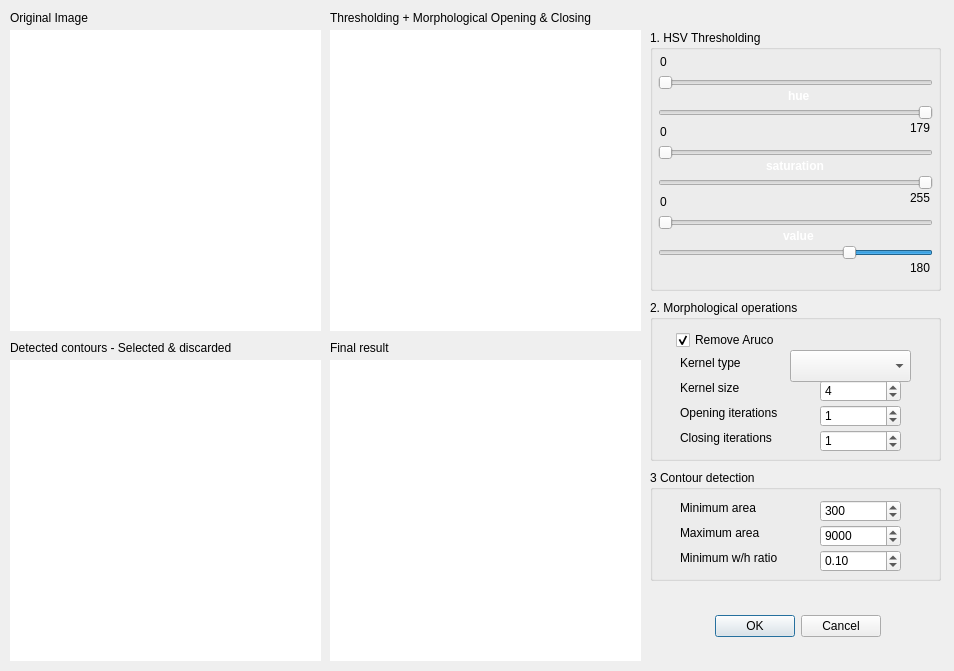
<?xml version="1.0" encoding="UTF-8"?>
<ui version="4.0">
 <class>Form</class>
 <widget class="QWidget" name="Form">
  <property name="geometry">
   <rect>
    <x>0</x>
    <y>0</y>
    <width>954</width>
    <height>671</height>
   </rect>
  </property>
  <property name="windowTitle">
   <string>Hold Detection</string>
  </property>
  <widget class="QLabel" name="label_imgOriginal">
   <property name="geometry">
    <rect>
     <x>10</x>
     <y>30</y>
     <width>311</width>
     <height>301</height>
    </rect>
   </property>
   <property name="palette">
    <palette>
     <active>
      <colorrole role="Window">
       <brush brushstyle="SolidPattern">
        <color alpha="255">
         <red>255</red>
         <green>255</green>
         <blue>255</blue>
        </color>
       </brush>
      </colorrole>
     </active>
     <inactive>
      <colorrole role="Window">
       <brush brushstyle="SolidPattern">
        <color alpha="255">
         <red>255</red>
         <green>255</green>
         <blue>255</blue>
        </color>
       </brush>
      </colorrole>
     </inactive>
     <disabled>
      <colorrole role="Base">
       <brush brushstyle="SolidPattern">
        <color alpha="255">
         <red>255</red>
         <green>255</green>
         <blue>255</blue>
        </color>
       </brush>
      </colorrole>
      <colorrole role="Window">
       <brush brushstyle="SolidPattern">
        <color alpha="255">
         <red>255</red>
         <green>255</green>
         <blue>255</blue>
        </color>
       </brush>
      </colorrole>
     </disabled>
    </palette>
   </property>
   <property name="autoFillBackground">
    <bool>true</bool>
   </property>
   <property name="text">
    <string/>
   </property>
  </widget>
  <widget class="QLabel" name="label_imgContours">
   <property name="geometry">
    <rect>
     <x>10</x>
     <y>360</y>
     <width>311</width>
     <height>301</height>
    </rect>
   </property>
   <property name="palette">
    <palette>
     <active>
      <colorrole role="Window">
       <brush brushstyle="SolidPattern">
        <color alpha="255">
         <red>255</red>
         <green>255</green>
         <blue>255</blue>
        </color>
       </brush>
      </colorrole>
     </active>
     <inactive>
      <colorrole role="Window">
       <brush brushstyle="SolidPattern">
        <color alpha="255">
         <red>255</red>
         <green>255</green>
         <blue>255</blue>
        </color>
       </brush>
      </colorrole>
     </inactive>
     <disabled>
      <colorrole role="Base">
       <brush brushstyle="SolidPattern">
        <color alpha="255">
         <red>255</red>
         <green>255</green>
         <blue>255</blue>
        </color>
       </brush>
      </colorrole>
      <colorrole role="Window">
       <brush brushstyle="SolidPattern">
        <color alpha="255">
         <red>255</red>
         <green>255</green>
         <blue>255</blue>
        </color>
       </brush>
      </colorrole>
     </disabled>
    </palette>
   </property>
   <property name="autoFillBackground">
    <bool>true</bool>
   </property>
   <property name="text">
    <string/>
   </property>
  </widget>
  <widget class="QLabel" name="label_imgThreshold">
   <property name="geometry">
    <rect>
     <x>330</x>
     <y>30</y>
     <width>311</width>
     <height>301</height>
    </rect>
   </property>
   <property name="palette">
    <palette>
     <active>
      <colorrole role="Window">
       <brush brushstyle="SolidPattern">
        <color alpha="255">
         <red>255</red>
         <green>255</green>
         <blue>255</blue>
        </color>
       </brush>
      </colorrole>
     </active>
     <inactive>
      <colorrole role="Window">
       <brush brushstyle="SolidPattern">
        <color alpha="255">
         <red>255</red>
         <green>255</green>
         <blue>255</blue>
        </color>
       </brush>
      </colorrole>
     </inactive>
     <disabled>
      <colorrole role="Base">
       <brush brushstyle="SolidPattern">
        <color alpha="255">
         <red>255</red>
         <green>255</green>
         <blue>255</blue>
        </color>
       </brush>
      </colorrole>
      <colorrole role="Window">
       <brush brushstyle="SolidPattern">
        <color alpha="255">
         <red>255</red>
         <green>255</green>
         <blue>255</blue>
        </color>
       </brush>
      </colorrole>
     </disabled>
    </palette>
   </property>
   <property name="autoFillBackground">
    <bool>true</bool>
   </property>
   <property name="text">
    <string/>
   </property>
  </widget>
  <widget class="QLabel" name="label_imgDetectedHolds">
   <property name="geometry">
    <rect>
     <x>330</x>
     <y>360</y>
     <width>311</width>
     <height>301</height>
    </rect>
   </property>
   <property name="palette">
    <palette>
     <active>
      <colorrole role="Window">
       <brush brushstyle="SolidPattern">
        <color alpha="255">
         <red>255</red>
         <green>255</green>
         <blue>255</blue>
        </color>
       </brush>
      </colorrole>
     </active>
     <inactive>
      <colorrole role="Window">
       <brush brushstyle="SolidPattern">
        <color alpha="255">
         <red>255</red>
         <green>255</green>
         <blue>255</blue>
        </color>
       </brush>
      </colorrole>
     </inactive>
     <disabled>
      <colorrole role="Base">
       <brush brushstyle="SolidPattern">
        <color alpha="255">
         <red>255</red>
         <green>255</green>
         <blue>255</blue>
        </color>
       </brush>
      </colorrole>
      <colorrole role="Window">
       <brush brushstyle="SolidPattern">
        <color alpha="255">
         <red>255</red>
         <green>255</green>
         <blue>255</blue>
        </color>
       </brush>
      </colorrole>
     </disabled>
    </palette>
   </property>
   <property name="autoFillBackground">
    <bool>true</bool>
   </property>
   <property name="text">
    <string/>
   </property>
  </widget>
  <widget class="QLabel" name="label_4">
   <property name="geometry">
    <rect>
     <x>10</x>
     <y>10</y>
     <width>101</width>
     <height>16</height>
    </rect>
   </property>
   <property name="text">
    <string>Original Image</string>
   </property>
  </widget>
  <widget class="QLabel" name="label_5">
   <property name="geometry">
    <rect>
     <x>10</x>
     <y>340</y>
     <width>301</width>
     <height>16</height>
    </rect>
   </property>
   <property name="text">
    <string>Detected contours - Selected &amp; discarded</string>
   </property>
  </widget>
  <widget class="QLabel" name="label_6">
   <property name="geometry">
    <rect>
     <x>330</x>
     <y>340</y>
     <width>281</width>
     <height>16</height>
    </rect>
   </property>
   <property name="text">
    <string>Final result</string>
   </property>
  </widget>
  <widget class="QLabel" name="label_7">
   <property name="geometry">
    <rect>
     <x>330</x>
     <y>10</y>
     <width>311</width>
     <height>16</height>
    </rect>
   </property>
   <property name="text">
    <string>Thresholding + Morphological Opening &amp; Closing</string>
   </property>
  </widget>
  <widget class="QGroupBox" name="groupBox">
   <property name="geometry">
    <rect>
     <x>650</x>
     <y>30</y>
     <width>291</width>
     <height>261</height>
    </rect>
   </property>
   <property name="title">
    <string>1. HSV Thresholding</string>
   </property>
   <widget class="QLabel" name="label_3">
    <property name="geometry">
     <rect>
      <x>10</x>
      <y>190</y>
      <width>271</width>
      <height>31</height>
     </rect>
    </property>
    <property name="text">
     <string/>
    </property>
    <property name="pixmap">
     <pixmap>../img/color_V.png</pixmap>
    </property>
    <property name="scaledContents">
     <bool>true</bool>
    </property>
   </widget>
   <widget class="QLabel" name="label">
    <property name="geometry">
     <rect>
      <x>10</x>
      <y>50</y>
      <width>271</width>
      <height>31</height>
     </rect>
    </property>
    <property name="text">
     <string/>
    </property>
    <property name="pixmap">
     <pixmap>../img/color_H.png</pixmap>
    </property>
    <property name="scaledContents">
     <bool>true</bool>
    </property>
   </widget>
   <widget class="QLabel" name="label_2">
    <property name="geometry">
     <rect>
      <x>10</x>
      <y>120</y>
      <width>271</width>
      <height>31</height>
     </rect>
    </property>
    <property name="text">
     <string/>
    </property>
    <property name="pixmap">
     <pixmap>../img/color_S.png</pixmap>
    </property>
    <property name="scaledContents">
     <bool>true</bool>
    </property>
   </widget>
   <widget class="QSlider" name="slider_minH">
    <property name="geometry">
     <rect>
      <x>8</x>
      <y>40</y>
      <width>275</width>
      <height>25</height>
     </rect>
    </property>
    <property name="maximum">
     <number>179</number>
    </property>
    <property name="value">
     <number>0</number>
    </property>
    <property name="sliderPosition">
     <number>0</number>
    </property>
    <property name="orientation">
     <enum>Qt::Horizontal</enum>
    </property>
   </widget>
   <widget class="QSlider" name="slider_maxH">
    <property name="geometry">
     <rect>
      <x>8</x>
      <y>70</y>
      <width>275</width>
      <height>25</height>
     </rect>
    </property>
    <property name="maximum">
     <number>179</number>
    </property>
    <property name="value">
     <number>0</number>
    </property>
    <property name="sliderPosition">
     <number>0</number>
    </property>
    <property name="orientation">
     <enum>Qt::Horizontal</enum>
    </property>
    <property name="invertedAppearance">
     <bool>true</bool>
    </property>
    <property name="invertedControls">
     <bool>false</bool>
    </property>
   </widget>
   <widget class="QSlider" name="slider_maxS">
    <property name="geometry">
     <rect>
      <x>8</x>
      <y>140</y>
      <width>275</width>
      <height>25</height>
     </rect>
    </property>
    <property name="maximum">
     <number>255</number>
    </property>
    <property name="value">
     <number>0</number>
    </property>
    <property name="orientation">
     <enum>Qt::Horizontal</enum>
    </property>
    <property name="invertedAppearance">
     <bool>true</bool>
    </property>
    <property name="invertedControls">
     <bool>false</bool>
    </property>
   </widget>
   <widget class="QSlider" name="slider_minS">
    <property name="geometry">
     <rect>
      <x>8</x>
      <y>110</y>
      <width>275</width>
      <height>25</height>
     </rect>
    </property>
    <property name="maximum">
     <number>255</number>
    </property>
    <property name="value">
     <number>0</number>
    </property>
    <property name="sliderPosition">
     <number>0</number>
    </property>
    <property name="orientation">
     <enum>Qt::Horizontal</enum>
    </property>
   </widget>
   <widget class="QSlider" name="slider_maxV">
    <property name="geometry">
     <rect>
      <x>8</x>
      <y>210</y>
      <width>275</width>
      <height>25</height>
     </rect>
    </property>
    <property name="maximum">
     <number>255</number>
    </property>
    <property name="value">
     <number>75</number>
    </property>
    <property name="orientation">
     <enum>Qt::Horizontal</enum>
    </property>
    <property name="invertedAppearance">
     <bool>true</bool>
    </property>
    <property name="invertedControls">
     <bool>false</bool>
    </property>
   </widget>
   <widget class="QSlider" name="slider_minV">
    <property name="geometry">
     <rect>
      <x>8</x>
      <y>180</y>
      <width>275</width>
      <height>25</height>
     </rect>
    </property>
    <property name="maximum">
     <number>255</number>
    </property>
    <property name="value">
     <number>0</number>
    </property>
    <property name="orientation">
     <enum>Qt::Horizontal</enum>
    </property>
   </widget>
   <widget class="QLabel" name="label_maxS">
    <property name="geometry">
     <rect>
      <x>260</x>
      <y>160</y>
      <width>31</width>
      <height>16</height>
     </rect>
    </property>
    <property name="text">
     <string>255</string>
    </property>
   </widget>
   <widget class="QLabel" name="label_minS">
    <property name="geometry">
     <rect>
      <x>10</x>
      <y>94</y>
      <width>31</width>
      <height>16</height>
     </rect>
    </property>
    <property name="text">
     <string>0</string>
    </property>
   </widget>
   <widget class="QLabel" name="label_maxH">
    <property name="geometry">
     <rect>
      <x>260</x>
      <y>90</y>
      <width>31</width>
      <height>16</height>
     </rect>
    </property>
    <property name="text">
     <string>179</string>
    </property>
   </widget>
   <widget class="QLabel" name="label_minH">
    <property name="geometry">
     <rect>
      <x>10</x>
      <y>24</y>
      <width>31</width>
      <height>16</height>
     </rect>
    </property>
    <property name="text">
     <string>0</string>
    </property>
   </widget>
   <widget class="QLabel" name="label_maxV">
    <property name="geometry">
     <rect>
      <x>260</x>
      <y>230</y>
      <width>31</width>
      <height>16</height>
     </rect>
    </property>
    <property name="text">
     <string>180</string>
    </property>
   </widget>
   <widget class="QLabel" name="label_minV">
    <property name="geometry">
     <rect>
      <x>10</x>
      <y>164</y>
      <width>31</width>
      <height>16</height>
     </rect>
    </property>
    <property name="text">
     <string>0</string>
    </property>
   </widget>
   <widget class="QLabel" name="label_13">
    <property name="geometry">
     <rect>
      <x>116</x>
      <y>125</y>
      <width>71</width>
      <height>21</height>
     </rect>
    </property>
    <property name="palette">
     <palette>
      <active>
       <colorrole role="WindowText">
        <brush brushstyle="SolidPattern">
         <color alpha="255">
          <red>255</red>
          <green>255</green>
          <blue>255</blue>
         </color>
        </brush>
       </colorrole>
       <colorrole role="Text">
        <brush brushstyle="SolidPattern">
         <color alpha="255">
          <red>255</red>
          <green>255</green>
          <blue>255</blue>
         </color>
        </brush>
       </colorrole>
       <colorrole role="ButtonText">
        <brush brushstyle="SolidPattern">
         <color alpha="255">
          <red>255</red>
          <green>255</green>
          <blue>255</blue>
         </color>
        </brush>
       </colorrole>
      </active>
      <inactive>
       <colorrole role="WindowText">
        <brush brushstyle="SolidPattern">
         <color alpha="255">
          <red>255</red>
          <green>255</green>
          <blue>255</blue>
         </color>
        </brush>
       </colorrole>
       <colorrole role="Text">
        <brush brushstyle="SolidPattern">
         <color alpha="255">
          <red>255</red>
          <green>255</green>
          <blue>255</blue>
         </color>
        </brush>
       </colorrole>
       <colorrole role="ButtonText">
        <brush brushstyle="SolidPattern">
         <color alpha="255">
          <red>255</red>
          <green>255</green>
          <blue>255</blue>
         </color>
        </brush>
       </colorrole>
      </inactive>
      <disabled/>
     </palette>
    </property>
    <property name="font">
     <font>
      <bold>true</bold>
     </font>
    </property>
    <property name="text">
     <string>saturation</string>
    </property>
   </widget>
   <widget class="QLabel" name="label_14">
    <property name="geometry">
     <rect>
      <x>133</x>
      <y>195</y>
      <width>41</width>
      <height>21</height>
     </rect>
    </property>
    <property name="palette">
     <palette>
      <active>
       <colorrole role="WindowText">
        <brush brushstyle="SolidPattern">
         <color alpha="255">
          <red>255</red>
          <green>255</green>
          <blue>255</blue>
         </color>
        </brush>
       </colorrole>
       <colorrole role="Text">
        <brush brushstyle="SolidPattern">
         <color alpha="255">
          <red>255</red>
          <green>255</green>
          <blue>255</blue>
         </color>
        </brush>
       </colorrole>
       <colorrole role="ButtonText">
        <brush brushstyle="SolidPattern">
         <color alpha="255">
          <red>255</red>
          <green>255</green>
          <blue>255</blue>
         </color>
        </brush>
       </colorrole>
      </active>
      <inactive>
       <colorrole role="WindowText">
        <brush brushstyle="SolidPattern">
         <color alpha="255">
          <red>255</red>
          <green>255</green>
          <blue>255</blue>
         </color>
        </brush>
       </colorrole>
       <colorrole role="Text">
        <brush brushstyle="SolidPattern">
         <color alpha="255">
          <red>255</red>
          <green>255</green>
          <blue>255</blue>
         </color>
        </brush>
       </colorrole>
       <colorrole role="ButtonText">
        <brush brushstyle="SolidPattern">
         <color alpha="255">
          <red>255</red>
          <green>255</green>
          <blue>255</blue>
         </color>
        </brush>
       </colorrole>
      </inactive>
      <disabled/>
     </palette>
    </property>
    <property name="font">
     <font>
      <bold>true</bold>
     </font>
    </property>
    <property name="text">
     <string>value</string>
    </property>
   </widget>
   <widget class="QLabel" name="label_15">
    <property name="geometry">
     <rect>
      <x>138</x>
      <y>55</y>
      <width>31</width>
      <height>21</height>
     </rect>
    </property>
    <property name="palette">
     <palette>
      <active>
       <colorrole role="WindowText">
        <brush brushstyle="SolidPattern">
         <color alpha="255">
          <red>255</red>
          <green>255</green>
          <blue>255</blue>
         </color>
        </brush>
       </colorrole>
       <colorrole role="Text">
        <brush brushstyle="SolidPattern">
         <color alpha="255">
          <red>255</red>
          <green>255</green>
          <blue>255</blue>
         </color>
        </brush>
       </colorrole>
       <colorrole role="ButtonText">
        <brush brushstyle="SolidPattern">
         <color alpha="255">
          <red>255</red>
          <green>255</green>
          <blue>255</blue>
         </color>
        </brush>
       </colorrole>
      </active>
      <inactive>
       <colorrole role="WindowText">
        <brush brushstyle="SolidPattern">
         <color alpha="255">
          <red>255</red>
          <green>255</green>
          <blue>255</blue>
         </color>
        </brush>
       </colorrole>
       <colorrole role="Text">
        <brush brushstyle="SolidPattern">
         <color alpha="255">
          <red>255</red>
          <green>255</green>
          <blue>255</blue>
         </color>
        </brush>
       </colorrole>
       <colorrole role="ButtonText">
        <brush brushstyle="SolidPattern">
         <color alpha="255">
          <red>255</red>
          <green>255</green>
          <blue>255</blue>
         </color>
        </brush>
       </colorrole>
      </inactive>
      <disabled/>
     </palette>
    </property>
    <property name="font">
     <font>
      <bold>true</bold>
     </font>
    </property>
    <property name="text">
     <string>hue</string>
    </property>
   </widget>
  </widget>
  <widget class="QGroupBox" name="groupBox_2">
   <property name="geometry">
    <rect>
     <x>650</x>
     <y>300</y>
     <width>291</width>
     <height>161</height>
    </rect>
   </property>
   <property name="title">
    <string>2. Morphological operations</string>
   </property>
   <widget class="QCheckBox" name="checkBox_removeAruco">
    <property name="geometry">
     <rect>
      <x>26</x>
      <y>30</y>
      <width>121</width>
      <height>20</height>
     </rect>
    </property>
    <property name="text">
     <string>Remove Aruco</string>
    </property>
    <property name="checked">
     <bool>true</bool>
    </property>
   </widget>
   <widget class="QSpinBox" name="spinBox_kernelSize">
    <property name="geometry">
     <rect>
      <x>170</x>
      <y>80</y>
      <width>81</width>
      <height>22</height>
     </rect>
    </property>
    <property name="maximum">
     <number>20</number>
    </property>
    <property name="value">
     <number>4</number>
    </property>
   </widget>
   <widget class="QLabel" name="label_8">
    <property name="geometry">
     <rect>
      <x>30</x>
      <y>80</y>
      <width>71</width>
      <height>16</height>
     </rect>
    </property>
    <property name="text">
     <string>Kernel size</string>
    </property>
   </widget>
   <widget class="QLabel" name="label_9">
    <property name="geometry">
     <rect>
      <x>30</x>
      <y>105</y>
      <width>121</width>
      <height>16</height>
     </rect>
    </property>
    <property name="text">
     <string>Opening iterations</string>
    </property>
   </widget>
   <widget class="QSpinBox" name="spinBox_openingIters">
    <property name="geometry">
     <rect>
      <x>170</x>
      <y>105</y>
      <width>81</width>
      <height>22</height>
     </rect>
    </property>
    <property name="value">
     <number>1</number>
    </property>
   </widget>
   <widget class="QSpinBox" name="spinBox_closingIters">
    <property name="geometry">
     <rect>
      <x>170</x>
      <y>130</y>
      <width>81</width>
      <height>22</height>
     </rect>
    </property>
    <property name="value">
     <number>1</number>
    </property>
   </widget>
   <widget class="QLabel" name="label_10">
    <property name="geometry">
     <rect>
      <x>30</x>
      <y>130</y>
      <width>111</width>
      <height>16</height>
     </rect>
    </property>
    <property name="text">
     <string>Closing iterations</string>
    </property>
   </widget>
   <widget class="QComboBox" name="comboBox_kernelType">
    <property name="geometry">
     <rect>
      <x>140</x>
      <y>50</y>
      <width>121</width>
      <height>32</height>
     </rect>
    </property>
   </widget>
   <widget class="QLabel" name="label_11">
    <property name="geometry">
     <rect>
      <x>30</x>
      <y>55</y>
      <width>71</width>
      <height>16</height>
     </rect>
    </property>
    <property name="text">
     <string>Kernel type</string>
    </property>
   </widget>
  </widget>
  <widget class="QGroupBox" name="groupBox_3">
   <property name="geometry">
    <rect>
     <x>650</x>
     <y>470</y>
     <width>291</width>
     <height>111</height>
    </rect>
   </property>
   <property name="title">
    <string>3 Contour detection</string>
   </property>
   <widget class="QSpinBox" name="spinBox_maxArea">
    <property name="geometry">
     <rect>
      <x>170</x>
      <y>55</y>
      <width>81</width>
      <height>22</height>
     </rect>
    </property>
    <property name="maximum">
     <number>100000</number>
    </property>
    <property name="value">
     <number>9000</number>
    </property>
   </widget>
   <widget class="QLabel" name="label_23">
    <property name="geometry">
     <rect>
      <x>30</x>
      <y>30</y>
      <width>121</width>
      <height>16</height>
     </rect>
    </property>
    <property name="text">
     <string>Minimum area</string>
    </property>
   </widget>
   <widget class="QSpinBox" name="spinBox_minArea">
    <property name="geometry">
     <rect>
      <x>170</x>
      <y>30</y>
      <width>81</width>
      <height>22</height>
     </rect>
    </property>
    <property name="maximum">
     <number>100000</number>
    </property>
    <property name="value">
     <number>300</number>
    </property>
   </widget>
   <widget class="QLabel" name="label_24">
    <property name="geometry">
     <rect>
      <x>30</x>
      <y>55</y>
      <width>111</width>
      <height>16</height>
     </rect>
    </property>
    <property name="text">
     <string>Maximum area</string>
    </property>
   </widget>
   <widget class="QLabel" name="label_25">
    <property name="geometry">
     <rect>
      <x>30</x>
      <y>80</y>
      <width>111</width>
      <height>16</height>
     </rect>
    </property>
    <property name="text">
     <string>Minimum w/h ratio</string>
    </property>
   </widget>
   <widget class="QDoubleSpinBox" name="doubleSpinBox_minwhRatio">
    <property name="geometry">
     <rect>
      <x>170</x>
      <y>80</y>
      <width>81</width>
      <height>22</height>
     </rect>
    </property>
    <property name="maximum">
     <double>1.000000000000000</double>
    </property>
    <property name="singleStep">
     <double>0.010000000000000</double>
    </property>
    <property name="value">
     <double>0.100000000000000</double>
    </property>
   </widget>
  </widget>
  <widget class="QDialogButtonBox" name="buttonBox">
   <property name="geometry">
    <rect>
     <x>710</x>
     <y>610</y>
     <width>171</width>
     <height>32</height>
    </rect>
   </property>
   <property name="standardButtons">
    <set>QDialogButtonBox::Cancel|QDialogButtonBox::Ok</set>
   </property>
  </widget>
 </widget>
 <resources/>
 <connections/>
</ui>
